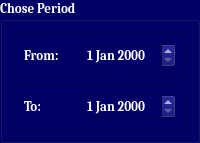
           <widget class="QGroupBox" name="chose_period">
            <property name="sizePolicy">
             <sizepolicy hsizetype="Minimum" vsizetype="Fixed">
              <horstretch>0</horstretch>
              <verstretch>0</verstretch>
             </sizepolicy>
            </property>
            <property name="palette">
             <palette>
              <active>
               <colorrole role="WindowText">
                <brush brushstyle="SolidPattern">
                 <color alpha="255">
                  <red>255</red>
                  <green>255</green>
                  <blue>255</blue>
                 </color>
                </brush>
               </colorrole>
               <colorrole role="Button">
                <brush brushstyle="SolidPattern">
                 <color alpha="255">
                  <red>0</red>
                  <green>0</green>
                  <blue>102</blue>
                 </color>
                </brush>
               </colorrole>
               <colorrole role="ButtonText">
                <brush brushstyle="SolidPattern">
                 <color alpha="255">
                  <red>255</red>
                  <green>255</green>
                  <blue>255</blue>
                 </color>
                </brush>
               </colorrole>
               <colorrole role="Base">
                <brush brushstyle="SolidPattern">
                 <color alpha="255">
                  <red>0</red>
                  <green>0</green>
                  <blue>102</blue>
                 </color>
                </brush>
               </colorrole>
               <colorrole role="Window">
                <brush brushstyle="SolidPattern">
                 <color alpha="255">
                  <red>0</red>
                  <green>0</green>
                  <blue>102</blue>
                 </color>
                </brush>
               </colorrole>
              </active>
              <inactive>
               <colorrole role="WindowText">
                <brush brushstyle="SolidPattern">
                 <color alpha="255">
                  <red>255</red>
                  <green>255</green>
                  <blue>255</blue>
                 </color>
                </brush>
               </colorrole>
               <colorrole role="Button">
                <brush brushstyle="SolidPattern">
                 <color alpha="255">
                  <red>0</red>
                  <green>0</green>
                  <blue>102</blue>
                 </color>
                </brush>
               </colorrole>
               <colorrole role="ButtonText">
                <brush brushstyle="SolidPattern">
                 <color alpha="255">
                  <red>255</red>
                  <green>255</green>
                  <blue>255</blue>
                 </color>
                </brush>
               </colorrole>
               <colorrole role="Base">
                <brush brushstyle="SolidPattern">
                 <color alpha="255">
                  <red>0</red>
                  <green>0</green>
                  <blue>102</blue>
                 </color>
                </brush>
               </colorrole>
               <colorrole role="Window">
                <brush brushstyle="SolidPattern">
                 <color alpha="255">
                  <red>0</red>
                  <green>0</green>
                  <blue>102</blue>
                 </color>
                </brush>
               </colorrole>
              </inactive>
              <disabled>
               <colorrole role="WindowText">
                <brush brushstyle="SolidPattern">
                 <color alpha="255">
                  <red>120</red>
                  <green>120</green>
                  <blue>120</blue>
                 </color>
                </brush>
               </colorrole>
               <colorrole role="Button">
                <brush brushstyle="SolidPattern">
                 <color alpha="255">
                  <red>0</red>
                  <green>0</green>
                  <blue>102</blue>
                 </color>
                </brush>
               </colorrole>
               <colorrole role="ButtonText">
                <brush brushstyle="SolidPattern">
                 <color alpha="255">
                  <red>120</red>
                  <green>120</green>
                  <blue>120</blue>
                 </color>
                </brush>
               </colorrole>
               <colorrole role="Base">
                <brush brushstyle="SolidPattern">
                 <color alpha="255">
                  <red>0</red>
                  <green>0</green>
                  <blue>102</blue>
                 </color>
                </brush>
               </colorrole>
               <colorrole role="Window">
                <brush brushstyle="SolidPattern">
                 <color alpha="255">
                  <red>0</red>
                  <green>0</green>
                  <blue>102</blue>
                 </color>
                </brush>
               </colorrole>
              </disabled>
             </palette>
            </property>
            <property name="font">
             <font>
              <family>Cambria</family>
              <pointsize>10</pointsize>
              <weight>75</weight>
              <bold>true</bold>
             </font>
            </property>
            <property name="title">
             <string>Chose Period</string>
            </property>
            <layout class="QVBoxLayout" name="verticalLayout_3">
             <item>
              <widget class="QFrame" name="frame_3">
               <property name="frameShape">
                <enum>QFrame::StyledPanel</enum>
               </property>
               <property name="frameShadow">
                <enum>QFrame::Raised</enum>
               </property>
               <layout class="QHBoxLayout" name="horizontalLayout_2">
                <item>
                 <widget class="QLabel" name="label_2">
                  <property name="palette">
                   <palette>
                    <active>
                     <colorrole role="WindowText">
                      <brush brushstyle="SolidPattern">
                       <color alpha="255">
                        <red>255</red>
                        <green>255</green>
                        <blue>255</blue>
                       </color>
                      </brush>
                     </colorrole>
                     <colorrole role="Button">
                      <brush brushstyle="SolidPattern">
                       <color alpha="255">
                        <red>0</red>
                        <green>0</green>
                        <blue>102</blue>
                       </color>
                      </brush>
                     </colorrole>
                     <colorrole role="Base">
                      <brush brushstyle="SolidPattern">
                       <color alpha="255">
                        <red>0</red>
                        <green>0</green>
                        <blue>102</blue>
                       </color>
                      </brush>
                     </colorrole>
                     <colorrole role="Window">
                      <brush brushstyle="SolidPattern">
                       <color alpha="255">
                        <red>0</red>
                        <green>0</green>
                        <blue>102</blue>
                       </color>
                      </brush>
                     </colorrole>
                    </active>
                    <inactive>
                     <colorrole role="WindowText">
                      <brush brushstyle="SolidPattern">
                       <color alpha="255">
                        <red>255</red>
                        <green>255</green>
                        <blue>255</blue>
                       </color>
                      </brush>
                     </colorrole>
                     <colorrole role="Button">
                      <brush brushstyle="SolidPattern">
                       <color alpha="255">
                        <red>0</red>
                        <green>0</green>
                        <blue>102</blue>
                       </color>
                      </brush>
                     </colorrole>
                     <colorrole role="Base">
                      <brush brushstyle="SolidPattern">
                       <color alpha="255">
                        <red>0</red>
                        <green>0</green>
                        <blue>102</blue>
                       </color>
                      </brush>
                     </colorrole>
                     <colorrole role="Window">
                      <brush brushstyle="SolidPattern">
                       <color alpha="255">
                        <red>0</red>
                        <green>0</green>
                        <blue>102</blue>
                       </color>
                      </brush>
                     </colorrole>
                    </inactive>
                    <disabled>
                     <colorrole role="WindowText">
                      <brush brushstyle="SolidPattern">
                       <color alpha="255">
                        <red>120</red>
                        <green>120</green>
                        <blue>120</blue>
                       </color>
                      </brush>
                     </colorrole>
                     <colorrole role="Button">
                      <brush brushstyle="SolidPattern">
                       <color alpha="255">
                        <red>0</red>
                        <green>0</green>
                        <blue>102</blue>
                       </color>
                      </brush>
                     </colorrole>
                     <colorrole role="Base">
                      <brush brushstyle="SolidPattern">
                       <color alpha="255">
                        <red>0</red>
                        <green>0</green>
                        <blue>102</blue>
                       </color>
                      </brush>
                     </colorrole>
                     <colorrole role="Window">
                      <brush brushstyle="SolidPattern">
                       <color alpha="255">
                        <red>0</red>
                        <green>0</green>
                        <blue>102</blue>
                       </color>
                      </brush>
                     </colorrole>
                    </disabled>
                   </palette>
                  </property>
                  <property name="font">
                   <font>
                    <family>Cambria</family>
                    <pointsize>10</pointsize>
                    <weight>75</weight>
                    <bold>true</bold>
                   </font>
                  </property>
                  <property name="text">
                   <string>From: </string>
                  </property>
                 </widget>
                </item>
                <item>
                 <widget class="QDateEdit" name="From_date">
                  <property name="palette">
                   <palette>
                    <active>
                     <colorrole role="WindowText">
                      <brush brushstyle="SolidPattern">
                       <color alpha="255">
                        <red>255</red>
                        <green>255</green>
                        <blue>255</blue>
                       </color>
                      </brush>
                     </colorrole>
                     <colorrole role="Button">
                      <brush brushstyle="SolidPattern">
                       <color alpha="255">
                        <red>0</red>
                        <green>0</green>
                        <blue>102</blue>
                       </color>
                      </brush>
                     </colorrole>
                     <colorrole role="Text">
                      <brush brushstyle="SolidPattern">
                       <color alpha="255">
                        <red>255</red>
                        <green>255</green>
                        <blue>255</blue>
                       </color>
                      </brush>
                     </colorrole>
                     <colorrole role="ButtonText">
                      <brush brushstyle="SolidPattern">
                       <color alpha="255">
                        <red>255</red>
                        <green>255</green>
                        <blue>255</blue>
                       </color>
                      </brush>
                     </colorrole>
                     <colorrole role="Base">
                      <brush brushstyle="SolidPattern">
                       <color alpha="255">
                        <red>0</red>
                        <green>0</green>
                        <blue>102</blue>
                       </color>
                      </brush>
                     </colorrole>
                     <colorrole role="Window">
                      <brush brushstyle="SolidPattern">
                       <color alpha="255">
                        <red>0</red>
                        <green>0</green>
                        <blue>102</blue>
                       </color>
                      </brush>
                     </colorrole>
                     <colorrole role="PlaceholderText">
                      <brush brushstyle="SolidPattern">
                       <color alpha="128">
                        <red>255</red>
                        <green>255</green>
                        <blue>255</blue>
                       </color>
                      </brush>
                     </colorrole>
                    </active>
                    <inactive>
                     <colorrole role="WindowText">
                      <brush brushstyle="SolidPattern">
                       <color alpha="255">
                        <red>255</red>
                        <green>255</green>
                        <blue>255</blue>
                       </color>
                      </brush>
                     </colorrole>
                     <colorrole role="Button">
                      <brush brushstyle="SolidPattern">
                       <color alpha="255">
                        <red>0</red>
                        <green>0</green>
                        <blue>102</blue>
                       </color>
                      </brush>
                     </colorrole>
                     <colorrole role="Text">
                      <brush brushstyle="SolidPattern">
                       <color alpha="255">
                        <red>255</red>
                        <green>255</green>
                        <blue>255</blue>
                       </color>
                      </brush>
                     </colorrole>
                     <colorrole role="ButtonText">
                      <brush brushstyle="SolidPattern">
                       <color alpha="255">
                        <red>255</red>
                        <green>255</green>
                        <blue>255</blue>
                       </color>
                      </brush>
                     </colorrole>
                     <colorrole role="Base">
                      <brush brushstyle="SolidPattern">
                       <color alpha="255">
                        <red>0</red>
                        <green>0</green>
                        <blue>102</blue>
                       </color>
                      </brush>
                     </colorrole>
                     <colorrole role="Window">
                      <brush brushstyle="SolidPattern">
                       <color alpha="255">
                        <red>0</red>
                        <green>0</green>
                        <blue>102</blue>
                       </color>
                      </brush>
                     </colorrole>
                     <colorrole role="PlaceholderText">
                      <brush brushstyle="SolidPattern">
                       <color alpha="128">
                        <red>255</red>
                        <green>255</green>
                        <blue>255</blue>
                       </color>
                      </brush>
                     </colorrole>
                    </inactive>
                    <disabled>
                     <colorrole role="WindowText">
                      <brush brushstyle="SolidPattern">
                       <color alpha="255">
                        <red>120</red>
                        <green>120</green>
                        <blue>120</blue>
                       </color>
                      </brush>
                     </colorrole>
                     <colorrole role="Button">
                      <brush brushstyle="SolidPattern">
                       <color alpha="255">
                        <red>0</red>
                        <green>0</green>
                        <blue>102</blue>
                       </color>
                      </brush>
                     </colorrole>
                     <colorrole role="Text">
                      <brush brushstyle="SolidPattern">
                       <color alpha="255">
                        <red>120</red>
                        <green>120</green>
                        <blue>120</blue>
                       </color>
                      </brush>
                     </colorrole>
                     <colorrole role="ButtonText">
                      <brush brushstyle="SolidPattern">
                       <color alpha="255">
                        <red>120</red>
                        <green>120</green>
                        <blue>120</blue>
                       </color>
                      </brush>
                     </colorrole>
                     <colorrole role="Base">
                      <brush brushstyle="SolidPattern">
                       <color alpha="255">
                        <red>0</red>
                        <green>0</green>
                        <blue>102</blue>
                       </color>
                      </brush>
                     </colorrole>
                     <colorrole role="Window">
                      <brush brushstyle="SolidPattern">
                       <color alpha="255">
                        <red>0</red>
                        <green>0</green>
                        <blue>102</blue>
                       </color>
                      </brush>
                     </colorrole>
                     <colorrole role="PlaceholderText">
                      <brush brushstyle="SolidPattern">
                       <color alpha="128">
                        <red>0</red>
                        <green>0</green>
                        <blue>0</blue>
                       </color>
                      </brush>
                     </colorrole>
                    </disabled>
                   </palette>
                  </property>
                 </widget>
                </item>
               </layout>
              </widget>
             </item>
             <item>
              <widget class="QFrame" name="frame_2">
               <property name="frameShape">
                <enum>QFrame::StyledPanel</enum>
               </property>
               <property name="frameShadow">
                <enum>QFrame::Raised</enum>
               </property>
               <layout class="QHBoxLayout" name="horizontalLayout_3">
                <item>
                 <widget class="QLabel" name="label_4">
                  <property name="palette">
                   <palette>
                    <active>
                     <colorrole role="WindowText">
                      <brush brushstyle="SolidPattern">
                       <color alpha="255">
                        <red>255</red>
                        <green>255</green>
                        <blue>255</blue>
                       </color>
                      </brush>
                     </colorrole>
                     <colorrole role="Button">
                      <brush brushstyle="SolidPattern">
                       <color alpha="255">
                        <red>0</red>
                        <green>0</green>
                        <blue>102</blue>
                       </color>
                      </brush>
                     </colorrole>
                     <colorrole role="Base">
                      <brush brushstyle="SolidPattern">
                       <color alpha="255">
                        <red>0</red>
                        <green>0</green>
                        <blue>102</blue>
                       </color>
                      </brush>
                     </colorrole>
                     <colorrole role="Window">
                      <brush brushstyle="SolidPattern">
                       <color alpha="255">
                        <red>0</red>
                        <green>0</green>
                        <blue>102</blue>
                       </color>
                      </brush>
                     </colorrole>
                    </active>
                    <inactive>
                     <colorrole role="WindowText">
                      <brush brushstyle="SolidPattern">
                       <color alpha="255">
                        <red>255</red>
                        <green>255</green>
                        <blue>255</blue>
                       </color>
                      </brush>
                     </colorrole>
                     <colorrole role="Button">
                      <brush brushstyle="SolidPattern">
                       <color alpha="255">
                        <red>0</red>
                        <green>0</green>
                        <blue>102</blue>
                       </color>
                      </brush>
                     </colorrole>
                     <colorrole role="Base">
                      <brush brushstyle="SolidPattern">
                       <color alpha="255">
                        <red>0</red>
                        <green>0</green>
                        <blue>102</blue>
                       </color>
                      </brush>
                     </colorrole>
                     <colorrole role="Window">
                      <brush brushstyle="SolidPattern">
                       <color alpha="255">
                        <red>0</red>
                        <green>0</green>
                        <blue>102</blue>
                       </color>
                      </brush>
                     </colorrole>
                    </inactive>
                    <disabled>
                     <colorrole role="WindowText">
                      <brush brushstyle="SolidPattern">
                       <color alpha="255">
                        <red>120</red>
                        <green>120</green>
                        <blue>120</blue>
                       </color>
                      </brush>
                     </colorrole>
                     <colorrole role="Button">
                      <brush brushstyle="SolidPattern">
                       <color alpha="255">
                        <red>0</red>
                        <green>0</green>
                        <blue>102</blue>
                       </color>
                      </brush>
                     </colorrole>
                     <colorrole role="Base">
                      <brush brushstyle="SolidPattern">
                       <color alpha="255">
                        <red>0</red>
                        <green>0</green>
                        <blue>102</blue>
                       </color>
                      </brush>
                     </colorrole>
                     <colorrole role="Window">
                      <brush brushstyle="SolidPattern">
                       <color alpha="255">
                        <red>0</red>
                        <green>0</green>
                        <blue>102</blue>
                       </color>
                      </brush>
                     </colorrole>
                    </disabled>
                   </palette>
                  </property>
                  <property name="font">
                   <font>
                    <family>Cambria</family>
                    <pointsize>10</pointsize>
                    <weight>75</weight>
                    <bold>true</bold>
                   </font>
                  </property>
                  <property name="text">
                   <string>To: </string>
                  </property>
                 </widget>
                </item>
                <item>
                 <widget class="QDateEdit" name="To_date">
                  <property name="palette">
                   <palette>
                    <active>
                     <colorrole role="WindowText">
                      <brush brushstyle="SolidPattern">
                       <color alpha="255">
                        <red>255</red>
                        <green>255</green>
                        <blue>255</blue>
                       </color>
                      </brush>
                     </colorrole>
                     <colorrole role="Button">
                      <brush brushstyle="SolidPattern">
                       <color alpha="255">
                        <red>0</red>
                        <green>0</green>
                        <blue>102</blue>
                       </color>
                      </brush>
                     </colorrole>
                     <colorrole role="Text">
                      <brush brushstyle="SolidPattern">
                       <color alpha="255">
                        <red>255</red>
                        <green>255</green>
                        <blue>255</blue>
                       </color>
                      </brush>
                     </colorrole>
                     <colorrole role="ButtonText">
                      <brush brushstyle="SolidPattern">
                       <color alpha="255">
                        <red>255</red>
                        <green>255</green>
                        <blue>255</blue>
                       </color>
                      </brush>
                     </colorrole>
                     <colorrole role="Base">
                      <brush brushstyle="SolidPattern">
                       <color alpha="255">
                        <red>0</red>
                        <green>0</green>
                        <blue>102</blue>
                       </color>
                      </brush>
                     </colorrole>
                     <colorrole role="Window">
                      <brush brushstyle="SolidPattern">
                       <color alpha="255">
                        <red>0</red>
                        <green>0</green>
                        <blue>102</blue>
                       </color>
                      </brush>
                     </colorrole>
                     <colorrole role="PlaceholderText">
                      <brush brushstyle="SolidPattern">
                       <color alpha="128">
                        <red>255</red>
                        <green>255</green>
                        <blue>255</blue>
                       </color>
                      </brush>
                     </colorrole>
                    </active>
                    <inactive>
                     <colorrole role="WindowText">
                      <brush brushstyle="SolidPattern">
                       <color alpha="255">
                        <red>255</red>
                        <green>255</green>
                        <blue>255</blue>
                       </color>
                      </brush>
                     </colorrole>
                     <colorrole role="Button">
                      <brush brushstyle="SolidPattern">
                       <color alpha="255">
                        <red>0</red>
                        <green>0</green>
                        <blue>102</blue>
                       </color>
                      </brush>
                     </colorrole>
                     <colorrole role="Text">
                      <brush brushstyle="SolidPattern">
                       <color alpha="255">
                        <red>255</red>
                        <green>255</green>
                        <blue>255</blue>
                       </color>
                      </brush>
                     </colorrole>
                     <colorrole role="ButtonText">
                      <brush brushstyle="SolidPattern">
                       <color alpha="255">
                        <red>255</red>
                        <green>255</green>
                        <blue>255</blue>
                       </color>
                      </brush>
                     </colorrole>
                     <colorrole role="Base">
                      <brush brushstyle="SolidPattern">
                       <color alpha="255">
                        <red>0</red>
                        <green>0</green>
                        <blue>102</blue>
                       </color>
                      </brush>
                     </colorrole>
                     <colorrole role="Window">
                      <brush brushstyle="SolidPattern">
                       <color alpha="255">
                        <red>0</red>
                        <green>0</green>
                        <blue>102</blue>
                       </color>
                      </brush>
                     </colorrole>
                     <colorrole role="PlaceholderText">
                      <brush brushstyle="SolidPattern">
                       <color alpha="128">
                        <red>255</red>
                        <green>255</green>
                        <blue>255</blue>
                       </color>
                      </brush>
                     </colorrole>
                    </inactive>
                    <disabled>
                     <colorrole role="WindowText">
                      <brush brushstyle="SolidPattern">
                       <color alpha="255">
                        <red>120</red>
                        <green>120</green>
                        <blue>120</blue>
                       </color>
                      </brush>
                     </colorrole>
                     <colorrole role="Button">
                      <brush brushstyle="SolidPattern">
                       <color alpha="255">
                        <red>0</red>
                        <green>0</green>
                        <blue>102</blue>
                       </color>
                      </brush>
                     </colorrole>
                     <colorrole role="Text">
                      <brush brushstyle="SolidPattern">
                       <color alpha="255">
                        <red>120</red>
                        <green>120</green>
                        <blue>120</blue>
                       </color>
                      </brush>
                     </colorrole>
                     <colorrole role="ButtonText">
                      <brush brushstyle="SolidPattern">
                       <color alpha="255">
                        <red>120</red>
                        <green>120</green>
                        <blue>120</blue>
                       </color>
                      </brush>
                     </colorrole>
                     <colorrole role="Base">
                      <brush brushstyle="SolidPattern">
                       <color alpha="255">
                        <red>0</red>
                        <green>0</green>
                        <blue>102</blue>
                       </color>
                      </brush>
                     </colorrole>
                     <colorrole role="Window">
                      <brush brushstyle="SolidPattern">
                       <color alpha="255">
                        <red>0</red>
                        <green>0</green>
                        <blue>102</blue>
                       </color>
                      </brush>
                     </colorrole>
                     <colorrole role="PlaceholderText">
                      <brush brushstyle="SolidPattern">
                       <color alpha="128">
                        <red>0</red>
                        <green>0</green>
                        <blue>0</blue>
                       </color>
                      </brush>
                     </colorrole>
                    </disabled>
                   </palette>
                  </property>
                 </widget>
                </item>
               </layout>
              </widget>
             </item>
            </layout>
           </widget>
